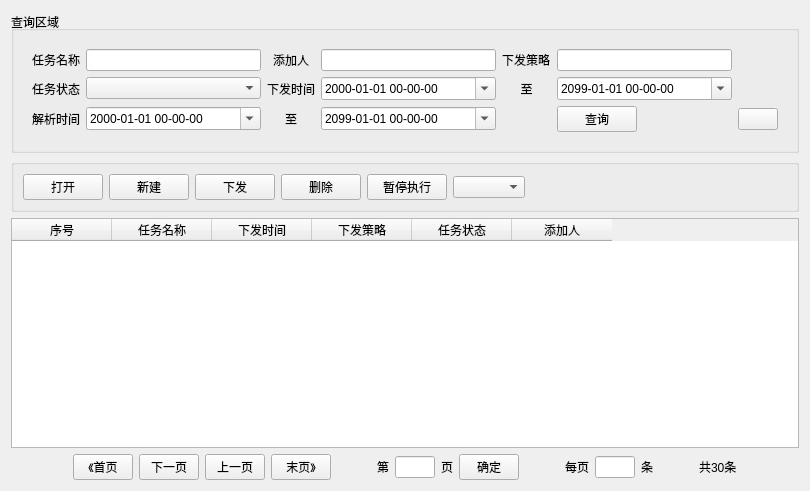
<?xml version="1.0" encoding="UTF-8"?>
<ui version="4.0">
 <class>DirScheduleWidget</class>
 <widget class="QWidget" name="DirScheduleWidget">
  <property name="geometry">
   <rect>
    <x>0</x>
    <y>0</y>
    <width>810</width>
    <height>491</height>
   </rect>
  </property>
  <property name="windowTitle">
   <string>Form</string>
  </property>
  <layout class="QVBoxLayout" name="verticalLayout">
   <item>
    <widget class="QGroupBox" name="groupBox">
     <property name="title">
      <string>查询区域</string>
     </property>
     <property name="alignment">
      <set>Qt::AlignLeading|Qt::AlignLeft|Qt::AlignVCenter</set>
     </property>
     <layout class="QHBoxLayout" name="horizontalLayout_4">
      <item>
       <widget class="QWidget" name="w_folder" native="true">
        <layout class="QGridLayout" name="gridLayout_2">
         <item row="0" column="0">
          <widget class="QLabel" name="lab_taskName">
           <property name="text">
            <string>任务名称</string>
           </property>
          </widget>
         </item>
         <item row="0" column="1">
          <widget class="QLineEdit" name="l_taskName"/>
         </item>
         <item row="0" column="2">
          <widget class="QLabel" name="lab_inserter">
           <property name="text">
            <string>添加人</string>
           </property>
           <property name="alignment">
            <set>Qt::AlignCenter</set>
           </property>
          </widget>
         </item>
         <item row="0" column="3">
          <widget class="QLineEdit" name="l_insertor"/>
         </item>
         <item row="0" column="4">
          <widget class="QLabel" name="lab_strategy">
           <property name="text">
            <string>下发策略</string>
           </property>
          </widget>
         </item>
         <item row="0" column="5">
          <widget class="QLineEdit" name="l_strategy"/>
         </item>
         <item row="1" column="0">
          <widget class="QLabel" name="lab_taskState">
           <property name="text">
            <string>任务状态</string>
           </property>
          </widget>
         </item>
         <item row="1" column="1">
          <widget class="ComboBox" name="cb_showState"/>
         </item>
         <item row="1" column="2">
          <widget class="QLabel" name="lab_sendTime">
           <property name="text">
            <string>下发时间</string>
           </property>
          </widget>
         </item>
         <item row="1" column="3">
          <widget class="DateTimeEdit" name="dte_send_begin">
           <property name="displayFormat">
            <string>yyyy-MM-dd HH-mm-ss</string>
           </property>
           <property name="calendarPopup">
            <bool>true</bool>
           </property>
          </widget>
         </item>
         <item row="1" column="4">
          <widget class="QLabel" name="lab_betweenForSend">
           <property name="text">
            <string>至</string>
           </property>
           <property name="alignment">
            <set>Qt::AlignCenter</set>
           </property>
          </widget>
         </item>
         <item row="1" column="5">
          <widget class="DateTimeEdit" name="dte_send_end">
           <property name="dateTime">
            <datetime>
             <hour>0</hour>
             <minute>0</minute>
             <second>0</second>
             <year>2099</year>
             <month>1</month>
             <day>1</day>
            </datetime>
           </property>
           <property name="displayFormat">
            <string>yyyy-MM-dd HH-mm-ss</string>
           </property>
           <property name="calendarPopup">
            <bool>true</bool>
           </property>
          </widget>
         </item>
         <item row="2" column="0">
          <widget class="QLabel" name="lab_parseTime">
           <property name="text">
            <string>解析时间</string>
           </property>
          </widget>
         </item>
         <item row="2" column="1">
          <widget class="DateTimeEdit" name="dte_parse_begin">
           <property name="displayFormat">
            <string>yyyy-MM-dd HH-mm-ss</string>
           </property>
           <property name="calendarPopup">
            <bool>true</bool>
           </property>
          </widget>
         </item>
         <item row="2" column="2">
          <widget class="QLabel" name="lab_betweenForParse">
           <property name="text">
            <string>至</string>
           </property>
           <property name="alignment">
            <set>Qt::AlignCenter</set>
           </property>
          </widget>
         </item>
         <item row="2" column="3">
          <widget class="DateTimeEdit" name="dte_parse_end">
           <property name="dateTime">
            <datetime>
             <hour>0</hour>
             <minute>0</minute>
             <second>0</second>
             <year>2099</year>
             <month>1</month>
             <day>1</day>
            </datetime>
           </property>
           <property name="displayFormat">
            <string>yyyy-MM-dd HH-mm-ss</string>
           </property>
           <property name="calendarPopup">
            <bool>true</bool>
           </property>
          </widget>
         </item>
         <item row="2" column="5">
          <widget class="QPushButton" name="btn_select">
           <property name="sizePolicy">
            <sizepolicy hsizetype="Fixed" vsizetype="Fixed">
             <horstretch>0</horstretch>
             <verstretch>0</verstretch>
            </sizepolicy>
           </property>
           <property name="maximumSize">
            <size>
             <width>16777215</width>
             <height>16777215</height>
            </size>
           </property>
           <property name="text">
            <string>查询</string>
           </property>
          </widget>
         </item>
         <item row="2" column="6">
          <widget class="QPushButton" name="btn_folder">
           <property name="text">
            <string/>
           </property>
           <property name="icon">
            <iconset>
             <normaloff>:/ddmi/unstruct/imgs/imgs/unexpand</normaloff>:/ddmi/unstruct/imgs/imgs/unexpand</iconset>
           </property>
          </widget>
         </item>
        </layout>
       </widget>
      </item>
     </layout>
    </widget>
   </item>
   <item>
    <widget class="QGroupBox" name="groupBox_2">
     <property name="title">
      <string/>
     </property>
     <layout class="QHBoxLayout" name="horizontalLayout">
      <item>
       <widget class="QPushButton" name="btn_open">
        <property name="text">
         <string>打开</string>
        </property>
       </widget>
      </item>
      <item>
       <widget class="QPushButton" name="btn_new">
        <property name="text">
         <string>新建</string>
        </property>
       </widget>
      </item>
      <item>
       <widget class="QPushButton" name="btn_send">
        <property name="text">
         <string>下发</string>
        </property>
       </widget>
      </item>
      <item>
       <widget class="QPushButton" name="btn_del">
        <property name="text">
         <string>删除</string>
        </property>
       </widget>
      </item>
      <item>
       <widget class="QPushButton" name="btn_pause">
        <property name="text">
         <string>暂停执行</string>
        </property>
       </widget>
      </item>
      <item>
       <widget class="ComboBox" name="cb_setState"/>
      </item>
      <item>
       <spacer name="horizontalSpacer">
        <property name="orientation">
         <enum>Qt::Horizontal</enum>
        </property>
        <property name="sizeHint" stdset="0">
         <size>
          <width>289</width>
          <height>20</height>
         </size>
        </property>
       </spacer>
      </item>
     </layout>
    </widget>
   </item>
   <item>
    <widget class="TableWidget" name="tw_content">
     <column>
      <property name="text">
       <string>序号</string>
      </property>
     </column>
     <column>
      <property name="text">
       <string>任务名称</string>
      </property>
     </column>
     <column>
      <property name="text">
       <string>下发时间</string>
      </property>
     </column>
     <column>
      <property name="text">
       <string>下发策略</string>
      </property>
     </column>
     <column>
      <property name="text">
       <string>任务状态</string>
      </property>
     </column>
     <column>
      <property name="text">
       <string>添加人</string>
      </property>
     </column>
    </widget>
   </item>
   <item>
    <layout class="QHBoxLayout" name="horizontalLayout_3">
     <item>
      <spacer name="horizontalSpacer_2">
       <property name="orientation">
        <enum>Qt::Horizontal</enum>
       </property>
       <property name="sizeHint" stdset="0">
        <size>
         <width>40</width>
         <height>20</height>
        </size>
       </property>
      </spacer>
     </item>
     <item>
      <layout class="QHBoxLayout" name="horizontalLayout_2">
       <item>
        <widget class="QPushButton" name="btn_first">
         <property name="maximumSize">
          <size>
           <width>60</width>
           <height>16777215</height>
          </size>
         </property>
         <property name="text">
          <string>《首页</string>
         </property>
        </widget>
       </item>
       <item>
        <widget class="QPushButton" name="btn_page_up">
         <property name="maximumSize">
          <size>
           <width>60</width>
           <height>16777215</height>
          </size>
         </property>
         <property name="text">
          <string>下一页</string>
         </property>
        </widget>
       </item>
       <item>
        <widget class="QPushButton" name="btn_page_down">
         <property name="maximumSize">
          <size>
           <width>60</width>
           <height>16777215</height>
          </size>
         </property>
         <property name="text">
          <string>上一页</string>
         </property>
        </widget>
       </item>
       <item>
        <widget class="QPushButton" name="btn_end">
         <property name="maximumSize">
          <size>
           <width>60</width>
           <height>16777215</height>
          </size>
         </property>
         <property name="text">
          <string>末页》</string>
         </property>
        </widget>
       </item>
       <item>
        <spacer name="horizontalSpacer_3">
         <property name="orientation">
          <enum>Qt::Horizontal</enum>
         </property>
         <property name="sizeHint" stdset="0">
          <size>
           <width>40</width>
           <height>20</height>
          </size>
         </property>
        </spacer>
       </item>
       <item>
        <widget class="QLabel" name="label_9">
         <property name="text">
          <string>第</string>
         </property>
        </widget>
       </item>
       <item>
        <widget class="QLineEdit" name="l_curPage">
         <property name="maximumSize">
          <size>
           <width>40</width>
           <height>16777215</height>
          </size>
         </property>
        </widget>
       </item>
       <item>
        <widget class="QLabel" name="label_10">
         <property name="text">
          <string>页</string>
         </property>
        </widget>
       </item>
       <item>
        <widget class="QPushButton" name="btn_toPage">
         <property name="maximumSize">
          <size>
           <width>60</width>
           <height>16777215</height>
          </size>
         </property>
         <property name="text">
          <string>确定</string>
         </property>
        </widget>
       </item>
       <item>
        <spacer name="horizontalSpacer_4">
         <property name="orientation">
          <enum>Qt::Horizontal</enum>
         </property>
         <property name="sizeHint" stdset="0">
          <size>
           <width>40</width>
           <height>20</height>
          </size>
         </property>
        </spacer>
       </item>
       <item>
        <widget class="QLabel" name="label_11">
         <property name="text">
          <string>每页</string>
         </property>
        </widget>
       </item>
       <item>
        <widget class="QLineEdit" name="l_itemCount">
         <property name="maximumSize">
          <size>
           <width>40</width>
           <height>16777215</height>
          </size>
         </property>
        </widget>
       </item>
       <item>
        <widget class="QLabel" name="label_12">
         <property name="text">
          <string>条</string>
         </property>
        </widget>
       </item>
       <item>
        <spacer name="horizontalSpacer_5">
         <property name="orientation">
          <enum>Qt::Horizontal</enum>
         </property>
         <property name="sizeHint" stdset="0">
          <size>
           <width>40</width>
           <height>20</height>
          </size>
         </property>
        </spacer>
       </item>
       <item>
        <widget class="QLabel" name="lab_itemTotal">
         <property name="text">
          <string>共30条</string>
         </property>
        </widget>
       </item>
      </layout>
     </item>
     <item>
      <spacer name="horizontalSpacer_6">
       <property name="orientation">
        <enum>Qt::Horizontal</enum>
       </property>
       <property name="sizeHint" stdset="0">
        <size>
         <width>40</width>
         <height>20</height>
        </size>
       </property>
      </spacer>
     </item>
    </layout>
   </item>
  </layout>
 </widget>
 <customwidgets>
  <customwidget>
   <class>ComboBox</class>
   <extends>QComboBox</extends>
   <header>modules/common/combobox.h</header>
  </customwidget>
  <customwidget>
   <class>DateTimeEdit</class>
   <extends>QDateTimeEdit</extends>
   <header>modules/common/datetimeedit.h</header>
  </customwidget>
  <customwidget>
   <class>TableWidget</class>
   <extends>QTableWidget</extends>
   <header>modules/common/tablewidget.h</header>
  </customwidget>
 </customwidgets>
 <resources/>
 <connections/>
</ui>
